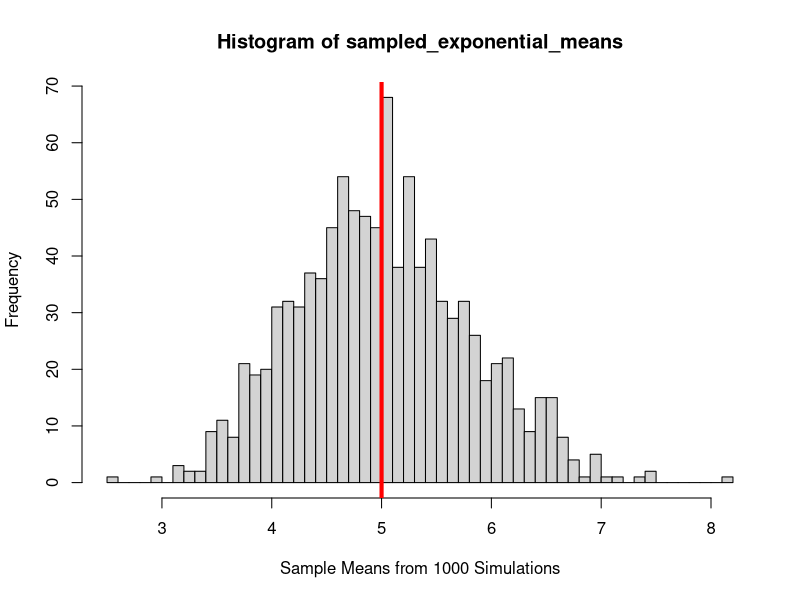
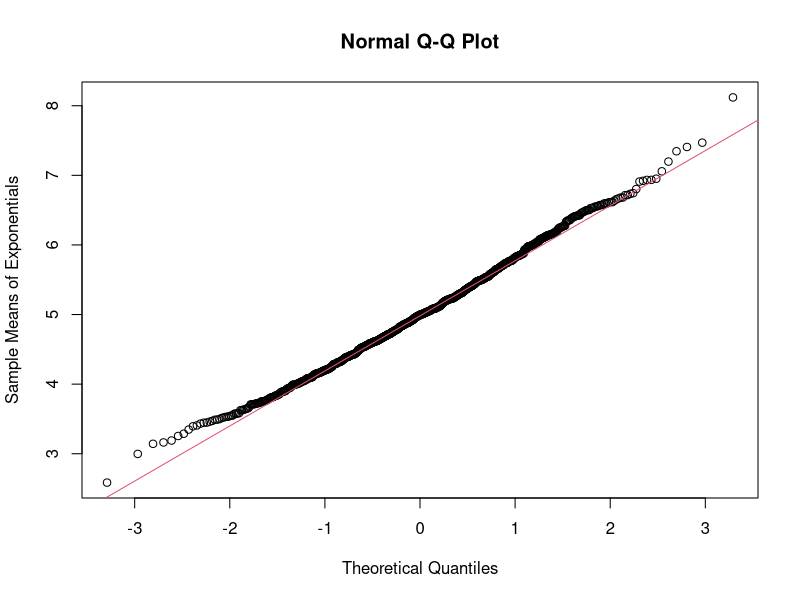
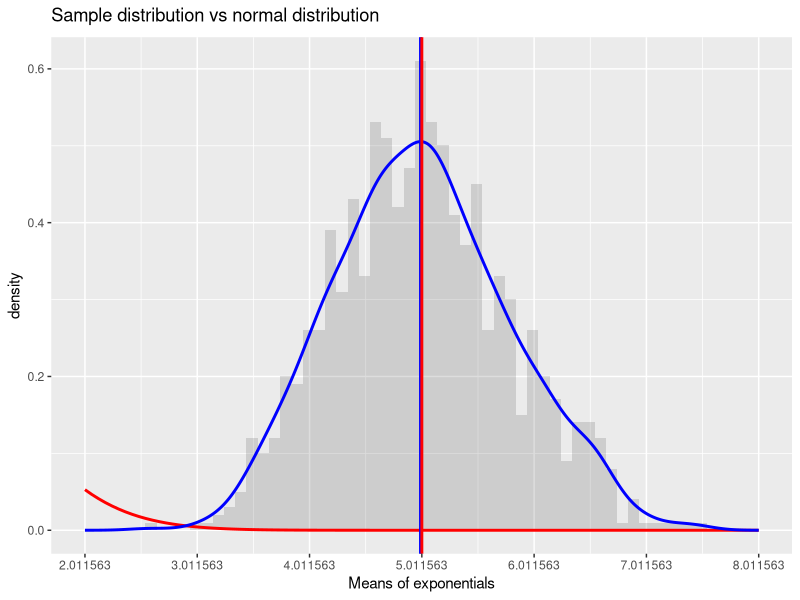

Write R code to recreate these figures, in order.
## ---- chunk 1
# set the seed for reproducibility
set.seed(2015)

# rate parameter
lambda <- 0.2

# 1000 simulations with 40 samples each
sample_size <- 40
number_of_simulations <- 1000

sampled_exponential_means <- replicate(number_of_simulations, mean(rexp(sample_size, lambda)))
## ---- chunk 2
theoretical_mean <- 1/lambda
sample_mean  <- mean(sampled_exponential_means)
paste("theoretical_mean=",theoretical_mean,"   sample_mean=",sample_mean)
## ---- chunk 3
hist(sampled_exponential_means,  
    freq=TRUE, 
    breaks=50,
    xlab="Sample Means from 1000 Simulations")
abline(v=5, col="red", lwd=4)
## ---- chunk 4
theoretical_variance <- (1/lambda)^2 / 40
sample_variance <- var(sampled_exponential_means)
paste("theoretical_variance=",theoretical_variance,"   sample_variance=",sample_variance)
## ---- chunk 5
qqnorm(sampled_exponential_means, ylab = "Sample Means of Exponentials")
qqline(sampled_exponential_means, col = 2)
## ---- chunk 6
# plot the means
library(ggplot2)
ggplot(data = data.frame(sampled_exponential_means), aes(sampled_exponential_means)) + 
  geom_histogram(binwidth=0.1, aes(y=..density..), alpha=lambda) + 
  stat_function(fun = dnorm, arg = list(mean = theoretical_mean, sd = sqrt(theoretical_variance)), colour = "red", size=1) + 
  geom_vline(xintercept = theoretical_mean, size=1, colour="blue") + 
  geom_density(colour="blue", size=1) +
  geom_vline(xintercept = sample_mean, size=1, colour="red") + 
  scale_x_continuous(breaks=seq(sample_mean-3,sample_mean+3,1), limits=c(sample_mean-3, sample_mean+3)) +
  xlab("Means of exponentials")  +
  labs(title=expression("Sample distribution vs normal distribution"))
